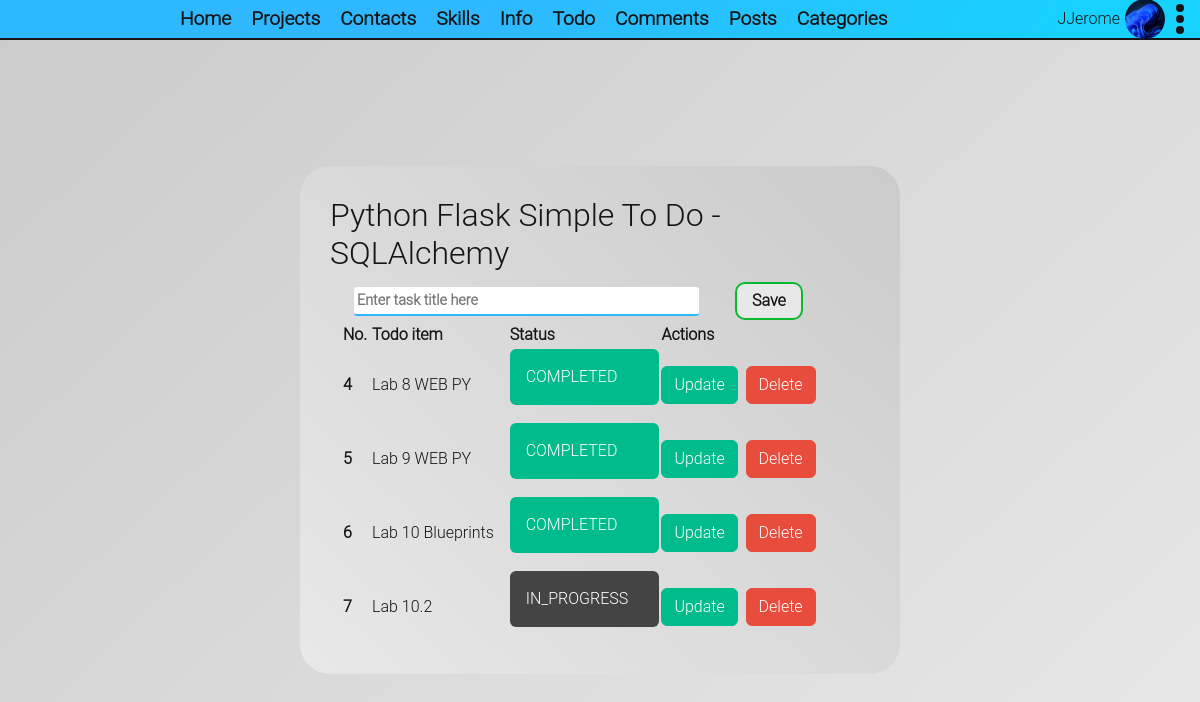
Page /todo/todo (signed in) on the earlier database version.
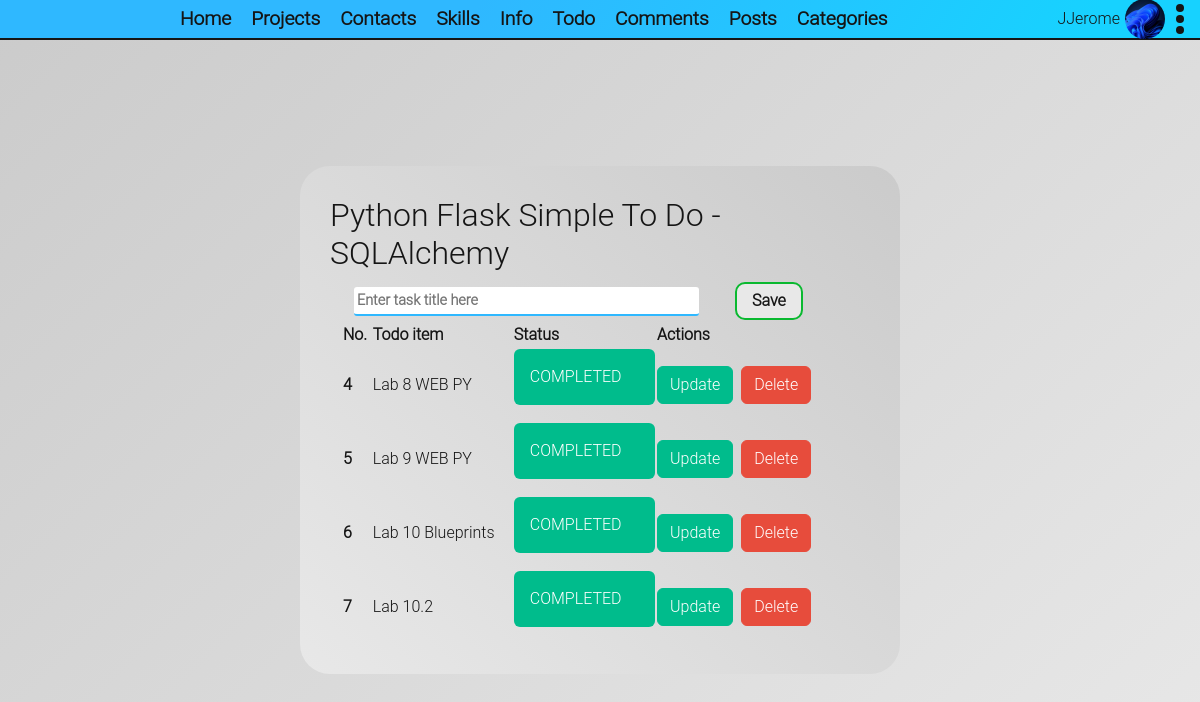
Same page on the later database version.
### app/todo/entitys.py (models this page shows, shortened)
class ToDo(db.Model):
    id = db.Column(db.Integer, primary_key=True)
    title = db.Column(db.String(100))
    completed = db.Column(db.Boolean)
    status = db.Column(db.String(20))
    class Status:
        COMPLETED = "COMPLETED"
        IN_PROGRESS = "IN_PROGRESS"

### app/todo/views.py (the view)
@todo_bp.route('/todo', methods=["GET"])
@login_required
def todo_page():
    return base_render("todo-page.html", todo_list=ToDo.query.all(), todo_form=ToDoForm())

### app/todo/forms.py
class ToDoForm(FlaskForm):
    title = StringField("", validators=[DataRequired(message="This field is required.")])
    submit = SubmitField("Save")

### app/authentication/entitys.py (called while the page is built)
    @staticmethod
    @login_manager.user_loader
    def user_loader(user_id: int):
        return AuthUser.query.get(user_id)

### app/common_logic.py (called while the page is built)
def base_render(template: str, **context):
    return render_template(template, about_os=platform.platform(), user_agent_info=request.user_agent.string, **context)

### app/todo/templates/todo/todo-page.html (shortened to what this page needs)
{% extends 'portfolio-base.html' %}
{% block links %}
    <link rel="stylesheet" type="text/css" href="{{ url_for('todo.static', filename='css/todo-page.css') }}">
{% endblock %}
{% set status_style_class = {
"COMPLETED": "alert-success",
"IN_PROGRESS": "alert-secondary"
} %}
{% from "render-filed.html" import render_field %}
{% block content %}
    <div class="main-wrapper">
        <main class="main container w-50">
            <div class="row">
                <h3>Python Flask Simple To Do - SQLAlchemy</h3>
            </div>
            <div class="row container">
                <form
                        class="row todo-add-part d-flex flex-row align-items-center"
                        action="{{ url_for("todo.add_todo") }}"
                        METHOD="post"
                        novalidate
                >
                    {{ render_field(todo_form.title, class="default-input", placeholder="Enter task title here") }}
                    {{ todo_form.submit(class="default-submit w-auto mx-4") }}
                </form>
                <div class="row todo-table">
                    <table>
                        <thead>
                        <tr>
                            <th scope="col">No.</th>
                            <th scope="col">Todo item</th>
                            <th scope="col">Status</th>
                            <th scope="col">Actions</th>
                        </tr>
                        </thead>
                        <tbody>
                        {% for todo in todo_list %}
                            <tr>
                                <th scope="row">{{ todo.id }}</th>
                                <td>{{ todo.title }}</td>
                                <td>
                                    <div class="alert {{ status_style_class[todo.status] }}" role="alert">
                                        {{ todo.status }}
                                    </div>
                                </td>
                                <td>
                                    <a href="{{ url_for("todo.update_todo", id=todo.id) }}" class="btn btn-success">Update</a>
                                    <a href="{{ url_for("todo.delete_todo", id=todo.id) }}" class="btn btn-danger ms-1">Delete</a>
                                </td>
                            </tr>
                        {% endfor %}
                        </tbody>
                    </table>
                </div>
            </div>
        </main>
    </div>
{% endblock %}

Differences in the rows shown:
changed ToDo "Lab 10.2": status "IN_PROGRESS" → "COMPLETED"
